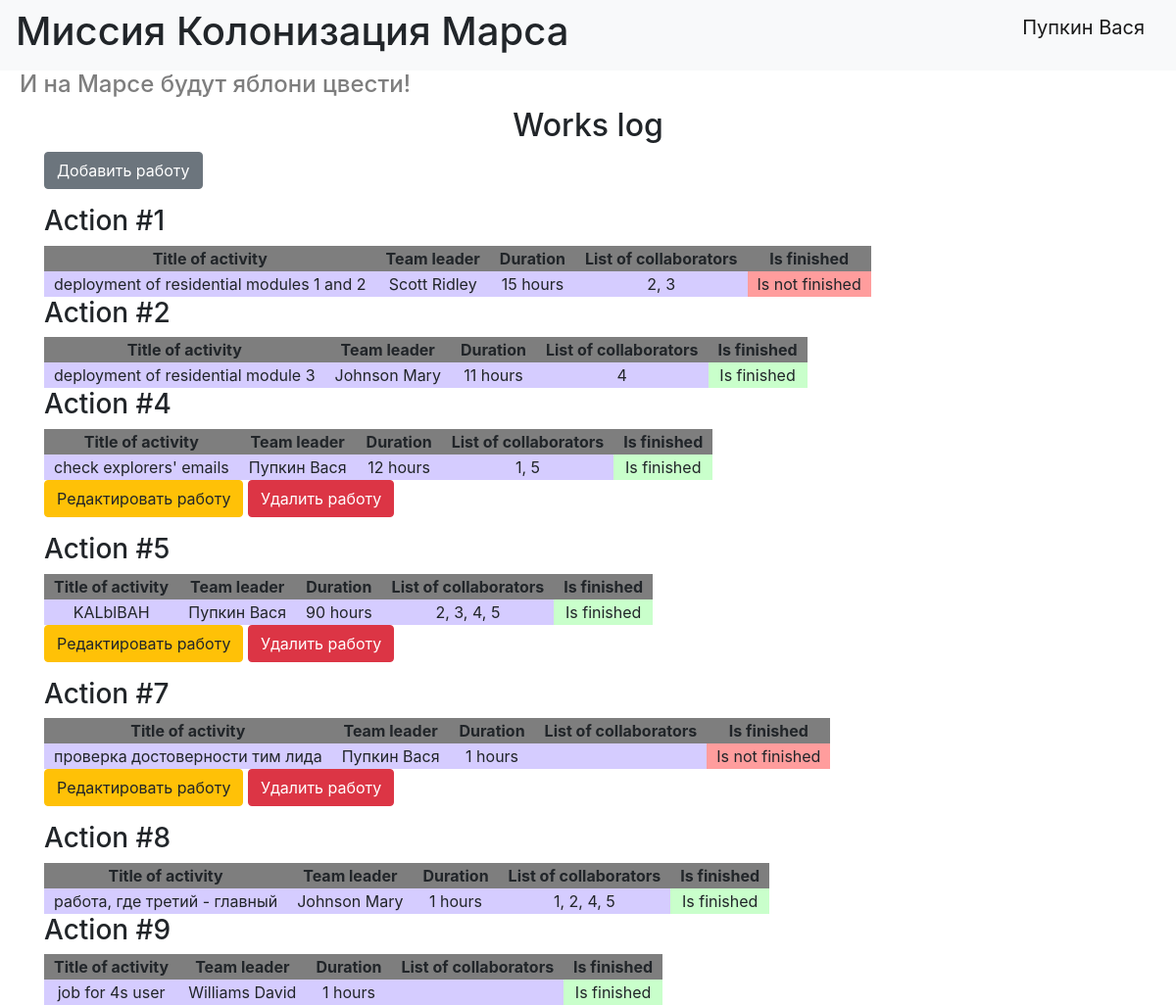
Page /index (signed in) on the committed database.
### data/users.py (models this page shows, shortened)
class User(SqlAlchemyBase, UserMixin):
    __tablename__ = 'users'
    id = sqlalchemy.Column(sqlalchemy.Integer,
                           primary_key=True, autoincrement=True)
    surname = sqlalchemy.Column(sqlalchemy.String, nullable=True)
    name = sqlalchemy.Column(sqlalchemy.String, nullable=True)
    age = sqlalchemy.Column(sqlalchemy.Integer, nullable=True)
    position = sqlalchemy.Column(sqlalchemy.String, nullable=True)
    speciality = sqlalchemy.Column(sqlalchemy.String, nullable=True)
    address = sqlalchemy.Column(sqlalchemy.String, nullable=True)
    email = sqlalchemy.Column(sqlalchemy.String,
                              unique=True, nullable=True)
    hashed_password = sqlalchemy.Column(sqlalchemy.String, nullable=True)
    modified_date = sqlalchemy.Column(sqlalchemy.DateTime,
                                      default=datetime.datetime.now)
    jobs = orm.relationship("Jobs", back_populates='user')
    department = orm.relationship('Department')

### data/jobs.py (models this page shows, shortened)
class Jobs(SqlAlchemyBase):
    __tablename__ = 'jobs'
    id = sqlalchemy.Column(sqlalchemy.Integer,
                           primary_key=True, autoincrement=True)
    team_leader = sqlalchemy.Column(sqlalchemy.Integer,
                                    sqlalchemy.ForeignKey("users.id"))
    job = sqlalchemy.Column(sqlalchemy.String, nullable=True)
    work_size = sqlalchemy.Column(sqlalchemy.Integer, nullable=True)
    collaborators = sqlalchemy.Column(sqlalchemy.String, nullable=True)
    start_date = sqlalchemy.Column(sqlalchemy.Date, nullable=True)
    end_date = sqlalchemy.Column(sqlalchemy.Date, nullable=False)
    is_finished = sqlalchemy.Column(sqlalchemy.Boolean, nullable=False)
    user = orm.relationship('User')

### index.py (the view)
@app.route('/')
@app.route('/index')
def index():
    db_sess = db_session.create_session()
    jobs = db_sess.query(Jobs).all()
    return render_template('index.html', jobs=jobs, title='Works log')

### data/db_session.py (called while the page is built)
def create_session() -> Session:
    global __factory
    return __factory()

### index.py (called while the page is built)
@login_manager.user_loader
def load_user(user_id):
    db_sess = db_session.create_session()
    return db_sess.query(User).get(user_id)

### templates/index.html
{% extends "base.html" %}
{% block content %}
    <h2> Works log </h2>
    {% if current_user.is_authenticated %}
        <p>
            <a href="create_job" class="btn btn-secondary">Добавить работу</a>
        </p>
    {% endif %}
    {% for job in jobs %}
        <h3> Action #{{job.id}} </h3>
        <table>
            <tr>
                <th> Title of activity </th>
                <th> Team leader </th>
                <th> Duration </th>
                <th> List of collaborators </th>
                <th> Is finished </th>
            </tr>
            <tr style="background-color: #d5ccff">
                <td> {{job.job}} </td>
                <td> {{job.user.surname}} {{job.user.name}} </td>
                <td> {{job.work_size}} hours </td>
                <td> {{job.collaborators}} </td>
                {% if job.is_finished %}
                    <td style="background-color: #c9ffcb"> Is finished </td>
                {% else %}
                    <td style="background-color: #ff9d9d"> Is not finished </td>
                {% endif %}
            </tr>
        </table>
        {% if current_user.id == 1 or current_user == job.user %}
            <p>
                <a href="/job/{{job.id}}" class="btn btn-warning">Редактировать работу</a>
                <a href="/delete_job/{{job.id}}" class="btn btn-danger">Удалить работу</a>
            </p>
        {% endif %}
    {% endfor %}
{% endblock %}

### templates/base.html (shortened to what this page needs)
<!doctype html>
<html lang="en">
<head>
    <link rel="stylesheet"
          href="https://stackpath.bootstrapcdn.com/bootstrap/4.4.1/css/bootstrap.min.css"
>
    <link rel="stylesheet" type="text/css" href="/static/css/style.css">
</head>
<body>
<header>
    <nav class="navbar navbar-light bg-light">
        <h1> Миссия Колонизация Марса </h1>
        {% if current_user.is_authenticated %}
            <p>
                <a class="navbar-brand" href="/logout">{{ current_user.surname }} {{ current_user.name }}</a>
            </p>
        {% else %}
            <p>
                <a class="btn btn-primary " href="/register">Зарегистрироваться</a>
                <a class="btn btn-success" href="/login">Войти</a>
            </p>
        {% endif %}
    </nav>
    <h4> И на Марсе будут яблони цвести! </h4>
</header>
<main role="main" class="container">
    {% block content %}{% endblock %}
</main>
</body>
</html>

### static/css/style.css (style rules this page uses)
h4 { margin-left: 20px; color: #7e7e7e; }
h2 { text-align: center; }
th { padding-left: 10px; padding-right: 10px; text-align: center; background-color: #7e7e7e; }
td { padding-left: 10px; padding-right: 10px; text-align: center; }

### rows in the picture
User: surname "Пупкин", name "Вася"
Jobs: id "1", job "deployment of residential modules 1 and 2", user.surname "Scott", user.name "Ridley", work_size "15", collaborators "2, 3", is_finished "Is not finished"
Jobs: id "2", job "deployment of residential module 3", user.surname "Johnson", user.name "Mary", work_size "11", collaborators "4", is_finished "Is finished"
Jobs: id "4", job "check explorers' emails", user.surname "Пупкин", user.name "Вася", work_size "12", collaborators "1, 5", is_finished "Is finished"
Jobs: id "5", job "KALblBAH", user.surname "Пупкин", user.name "Вася", work_size "90", collaborators "2, 3, 4, 5", is_finished "Is finished"
Jobs: id "7", job "проверка достоверности тим лида", user.surname "Пупкин", user.name "Вася", work_size "1", is_finished "Is not finished"
Jobs: id "8", job "работа, где третий - главный", user.surname "Johnson", user.name "Mary", work_size "1", collaborators "1, 2, 4, 5", is_finished "Is finished"
Jobs: id "9", job "job for 4s user", user.surname "Williams", user.name "David", work_size "1", is_finished "Is finished"
